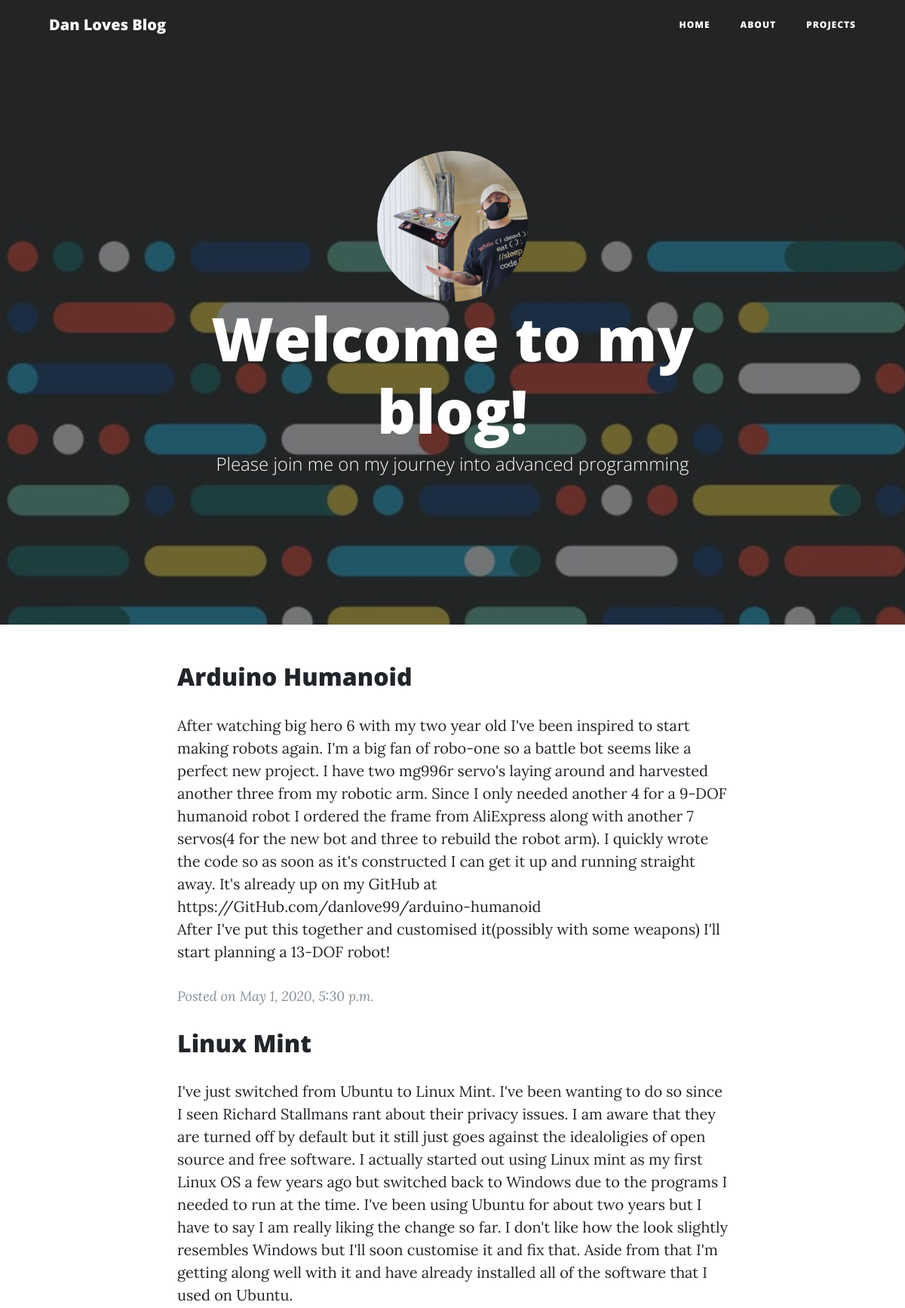
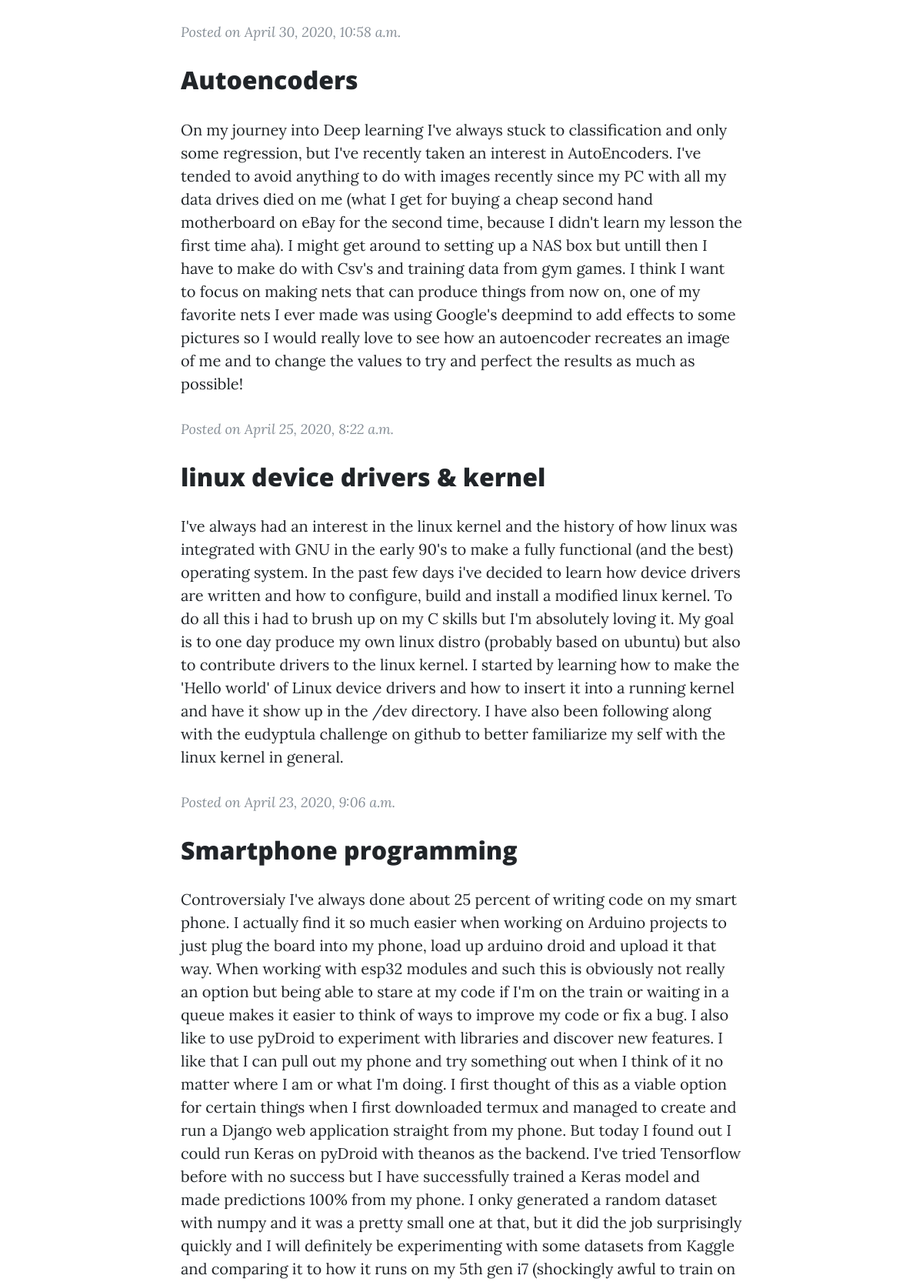
The page / (upper part) on the database its author committed (2 pictures, top to bottom).
### blog/models.py (models this page shows, shortened)
class Post(models.Model):
    author = models.ForeignKey(settings.AUTH_USER_MODEL, on_delete=models.CASCADE)
    title = models.CharField(max_length=200)
    text = models.TextField()
    created_date = models.DateTimeField(default=timezone.now)
    related_language = models.CharField(max_length=100)
    published_date = models.DateTimeField(blank=True, null=True)

### blog/views.py (the view)
# urls.py: path(r'', views.home, name='home'),
def home(request):
    posts = Post.objects.filter(published_date__lte=timezone.now()).order_by('-published_date')
    projects = Project.objects.filter(published_date__lte=timezone.now()).order_by('-published_date')
    return render(request, 'blog/home.html', {'post0': posts[0], 'post1': posts[1], 'post2': posts[2],
                                              'project0': projects[0], 'project1': projects[1],
                                              'project2': projects[2], 'posts': posts})

### blog/templates/blog/home.html (shortened to what this page needs)
{% extends 'blog/base.html' %}
{% load static %}
{% block content %}
  <header class="masthead" style="background-image: url('{% static '/blog/home-bg.jpg' %}')">
    <div class="overlay"></div>
    <div class="container">
      <div class="row">
        <div class="col-lg-8 col-md-10 mx-auto">
          <div class="site-heading">
            <div style="text-align: center">
              <a href="https://github.com/danlove99">
                <img src="{% static '/blog/me.jpg' %}" alt="me" style="width:200px; height:200px;border-radius: 100px;">
              </a>
            </div>
            <h1>Welcome to my blog!</h1>
            <span class="subheading">Please join me on my journey into advanced programming</span>
          </div>
        </div>
      </div>
    </div>
  </header>
  <div class="container">
    <div class="row">
      <div class="col-lg-8 col-md-10 mx-auto">
        {% for post in posts %}
        <div class="post-preview">
            <h2 class="post-title">
              {{ post.title }}
            </h2>
            <p class="post-subtitle">
              {{ post.text|linebreaksbr }}
            </p>
          <p class="post-meta">Posted
            on {{ post.published_date }}</p>
        </div>
        {% endfor %}
      </div>
    </div>
  </div>
{% endblock %}

### blog/templates/blog/base.html (shortened to what this page needs)
{% load static %}
<!DOCTYPE html>
<html lang="en">
<head>
  <link href="{% static 'bootstrap.min.css' %}" rel="stylesheet">
  <link href="{% static 'all.min.css' %}" rel="stylesheet" type="text/css">
  <link href="{% static 'clean-blog.min.css' %}" rel="stylesheet">
</head>
<body>
  <nav class="navbar navbar-expand-lg navbar-light fixed-top" id="mainNav">
    <div class="container">
      <a class="navbar-brand" href="{% url 'home' %}">Dan Loves Blog</a>
      <div class="collapse navbar-collapse" id="navbarResponsive">
        <ul class="navbar-nav ml-auto">
          <li class="nav-item">
            <a class="nav-link" href="{% url 'home' %}">Home</a>
          </li>
          <li class="nav-item">
            <a class="nav-link" href="{% url 'about' %}">About</a>
          </li>
          <li class="nav-item">
            <a class="nav-link" href="{% url 'projects' %}">Projects</a>
          </li>
        </ul>
      </div>
    </div>
  </nav>
{% block content %}
{% endblock %}
</body>
</html>

### rows shown on the page
Post: title "Arduino Humanoid", text "After watching big hero 6 with my two year old I've been inspired to start making robots again. I'm a big fan of robo-one so a battle bot seems like a perfect new project. I have two mg996r servo's laying around and harvested another three from my robotic arm. Since I only needed another 4 for a 9-DOF humanoid robot I ordered the frame from AliExpress along with another 7 servos(4 for the new bot and three to rebuild the robot arm). I quickly wrote the code so as soon as it's constructed I can get it up and running straight away. It's already up on my GitHub at https://GitHub.com/danlove99/arduino-humanoid After I've put this together and customised it(possibly with some weapons) I'll start…", published_date "May 1, 2020, 5:30 p.m."
Post: title "Linux Mint", text "I've just switched from Ubuntu to Linux Mint. I've been wanting to do so since I seen Richard Stallmans rant about their privacy issues. I am aware that they are turned off by default but it still just goes against the idealoligies of open source and free software. I actually started out using Linux mint as my first Linux OS a few years ago but switched back to Windows due to the programs I needed to run at the time. I've been using Ubuntu for about two years but I have to say I am really liking the change so far. I don't like how the look slightly resembles Windows but I'll soon customise it and fix that. Aside from that I'm getting along well with it and have already installed all of the…", published_date "April 30, 2020, 10:58 a.m."
Post: title "Autoencoders", text "On my journey into Deep learning I've always stuck to classification and only some regression, but I've recently taken an interest in AutoEncoders. I've tended to avoid anything to do with images recently since my PC with all my data drives died on me (what I get for buying a cheap second hand motherboard on eBay for the second time, because I didn't learn my lesson the first time aha). I might get around to setting up a NAS box but untill then I have to make do with Csv's and training data from gym games. I think I want to focus on making nets that can produce things from now on, one of my favorite nets I ever made was using Google's deepmind to add effects to some pictures so I would…", published_date "April 25, 2020, 8:22 a.m."
Post: title "linux device drivers & kernel", text "I've always had an interest in the linux kernel and the history of how linux was integrated with GNU in the early 90's to make a fully functional (and the best) operating system. In the past few days i've decided to learn how device drivers are written and how to configure, build and install a modified linux kernel. To do all this i had to brush up on my C skills but I'm absolutely loving it. My goal is to one day produce my own linux distro (probably based on ubuntu) but also to contribute drivers to the linux kernel. I started by learning how to make the 'Hello world' of Linux device drivers and how to insert it into a running kernel and have it show up in the /dev directory. I have also…", published_date "April 23, 2020, 9:06 a.m."
Post: title "Smartphone programming"
